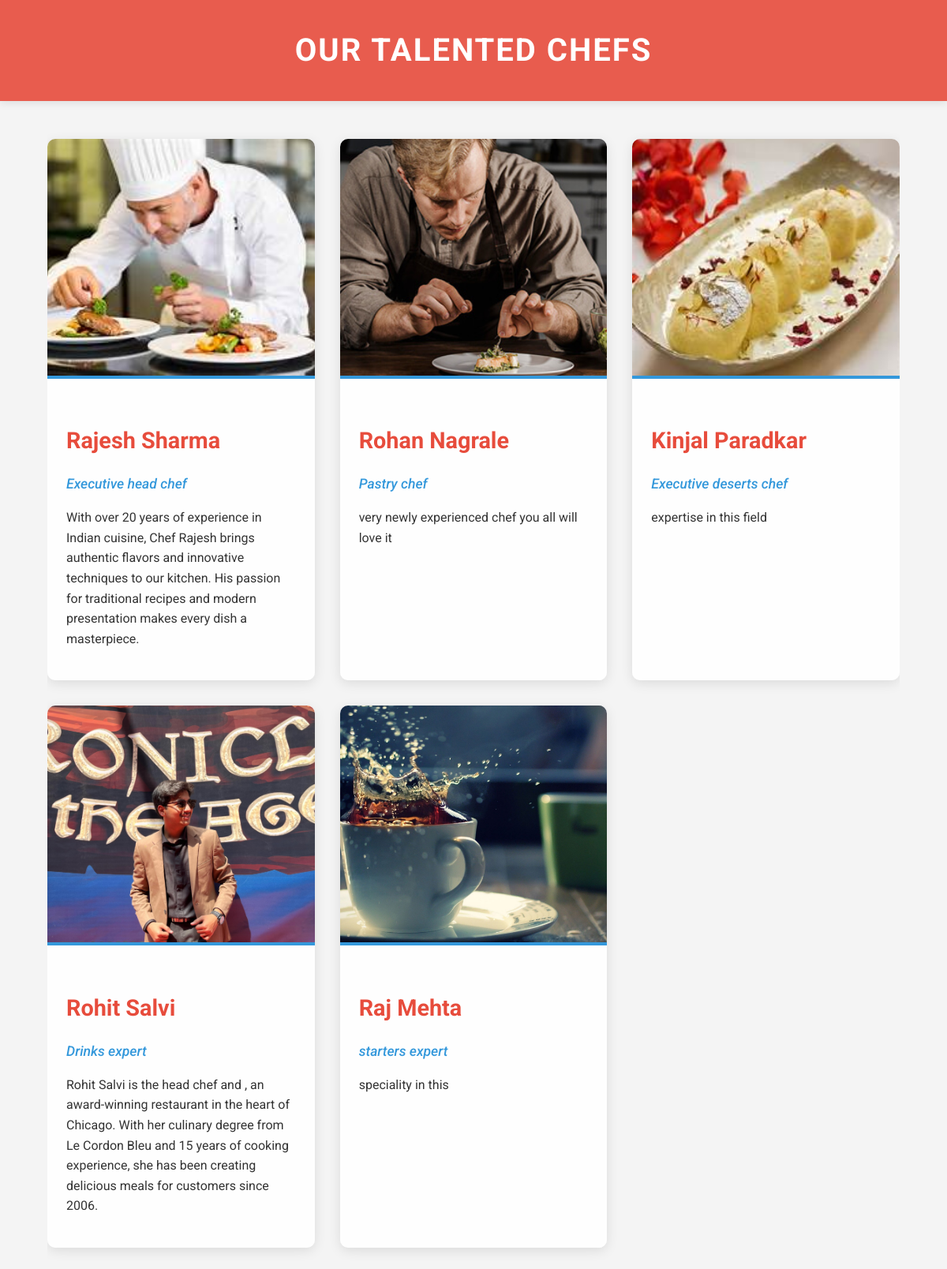
The app's page /our_chefs/ with its own data.
### home/models.py (models this page shows, shortened)
class Chef(models.Model):
    name = models.CharField(max_length=100)
    title = models.CharField(max_length=100)
    bio = models.TextField()
    image = models.ImageField(upload_to='chef_images/', null=True, blank=True)

### home/views.py (the view)
# urls.py: path('our_chefs/', views.our_chefs, name='our_chefs'),
def our_chefs(request):
    chefs = Chef.objects.all()
    return render(request, 'our_chefs.html', {'chefs': chefs})

### home/templates/our_chefs.html (shortened to what this page needs)
<!DOCTYPE html>
<html lang="en">
<head>
</head>
<body>
    <header>
        <h1>Our Talented Chefs</h1>
    </header>
    <div class="container">
        <div class="chef-grid">
            {% for chef in chefs %}
            <div class="chef-card">
                {% if chef.image %}
                    <img src="{{ chef.image.url }}" alt="{{ chef.name }}" class="chef-image">
                {% else %}
                    <div class="chef-image placeholder">No Image Available</div>
                {% endif %}
                <div class="chef-info">
                    <h2 class="chef-name">{{ chef.name }}</h2>
                    <p class="chef-title">{{ chef.title }}</p>
                    <p class="chef-bio">{{ chef.bio }}</p>
                </div>
            </div>
            {% endfor %}
        </div>
    </div>
</body>
</html>

### home/templates/our_chefs.html (style rules this page uses)
:root { --primary-color: #e74c3c; --secondary-color: #3498db; --text-color: #333333; --card-background: rgba(255, 255, 255, 0.9); --header-text-color: #ffffff; }
body { font-family: 'Roboto', Arial, sans-serif; line-height: 1.6; color: var(--text-color); margin: 0; padding: 0; background-image: url('https://images.unsplash.com/photo-1495195134817-aeb325a55b65?ixlib=rb-1.2.1&auto=format&fit=crop&w=1950&q=80'); background-size: cover; background-position: center; background-attachment: fixed; background-color: #f4f4f4; }
header { background-color: rgba(231, 76, 60, 0.9); color: var(--header-text-color); text-align: center; padding: 2rem; box-shadow: 0 2px 10px rgba(0, 0, 0, 0.1); }
h1 { margin: 0; font-size: 2.5rem; font-weight: 700; text-transform: uppercase; letter-spacing: 2px; }
.container { width: 90%; max-width: 1200px; margin: auto; overflow: hidden; padding: 3rem 0; }
.chef-grid { display: grid; grid-template-columns: repeat(auto-fit, minmax(300px, 1fr)); gap: 2rem; }
.chef-card { background-color: var(--card-background); border-radius: 10px; box-shadow: 0 4px 15px rgba(0, 0, 0, 0.1); overflow: hidden; transition: transform 0.3s ease, box-shadow 0.3s ease; }
.chef-image { width: 100%; height: 300px; object-fit: cover; border-bottom: 4px solid var(--secondary-color); }
.chef-info { padding: 1.5rem; }
.chef-name { font-size: 1.8rem; margin-bottom: 0.5rem; color: var(--primary-color); font-weight: 700; }
.chef-title { font-style: italic; color: var(--secondary-color); margin-bottom: 1rem; font-size: 1.1rem; font-weight: 500; }
.chef-bio { font-size: 1rem; line-height: 1.6; }

### records on screen
Chef: image (picture), name "Rajesh Sharma", title "Executive head chef", bio "With over 20 years of experience in Indian cuisine, Chef Rajesh brings authentic flavors and innovative techniques to our kitchen. His passion for traditional recipes and modern presentation makes every dish a masterpiece."
Chef: image (picture), name "Rohan Nagrale", title "Pastry chef", bio "very newly experienced chef you all will love it"
Chef: image (picture), name "Kinjal Paradkar", title "Executive deserts chef", bio "expertise in this field"
Chef: image (picture), name "Rohit Salvi", title "Drinks expert", bio "Rohit Salvi is the head chef and , an award-winning restaurant in the heart of Chicago. With her culinary degree from Le Cordon Bleu and 15 years of cooking experience, she has been creating delicious meals for customers since 2006."
Chef: image (picture), name "Raj Mehta", title "starters expert", bio "speciality in this"
